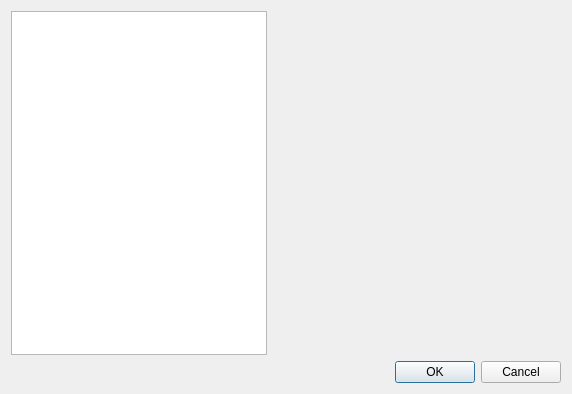
<?xml version="1.0" encoding="UTF-8"?>
<ui version="4.0">
 <class>SqpSettingsDialog</class>
 <widget class="QDialog" name="SqpSettingsDialog">
  <property name="geometry">
   <rect>
    <x>0</x>
    <y>0</y>
    <width>572</width>
    <height>394</height>
   </rect>
  </property>
  <property name="windowTitle">
   <string>SciQlop Settings</string>
  </property>
  <layout class="QGridLayout" name="gridLayout">
   <item row="0" column="0">
    <widget class="QListWidget" name="listWidget">
     <property name="sizePolicy">
      <sizepolicy hsizetype="Minimum" vsizetype="Expanding">
       <horstretch>0</horstretch>
       <verstretch>0</verstretch>
      </sizepolicy>
     </property>
    </widget>
   </item>
   <item row="0" column="1">
    <widget class="QStackedWidget" name="stackedWidget">
     <property name="sizePolicy">
      <sizepolicy hsizetype="Expanding" vsizetype="Preferred">
       <horstretch>0</horstretch>
       <verstretch>0</verstretch>
      </sizepolicy>
     </property>
    </widget>
   </item>
   <item row="1" column="0" colspan="2">
    <widget class="QDialogButtonBox" name="buttonBox">
     <property name="orientation">
      <enum>Qt::Horizontal</enum>
     </property>
     <property name="standardButtons">
      <set>QDialogButtonBox::Cancel|QDialogButtonBox::Ok</set>
     </property>
    </widget>
   </item>
  </layout>
 </widget>
 <resources/>
 <connections>
  <connection>
   <sender>buttonBox</sender>
   <signal>accepted()</signal>
   <receiver>SqpSettingsDialog</receiver>
   <slot>accept()</slot>
   <hints>
    <hint type="sourcelabel">
     <x>248</x>
     <y>254</y>
    </hint>
    <hint type="destinationlabel">
     <x>157</x>
     <y>274</y>
    </hint>
   </hints>
  </connection>
  <connection>
   <sender>buttonBox</sender>
   <signal>rejected()</signal>
   <receiver>SqpSettingsDialog</receiver>
   <slot>reject()</slot>
   <hints>
    <hint type="sourcelabel">
     <x>316</x>
     <y>260</y>
    </hint>
    <hint type="destinationlabel">
     <x>286</x>
     <y>274</y>
    </hint>
   </hints>
  </connection>
 </connections>
</ui>
